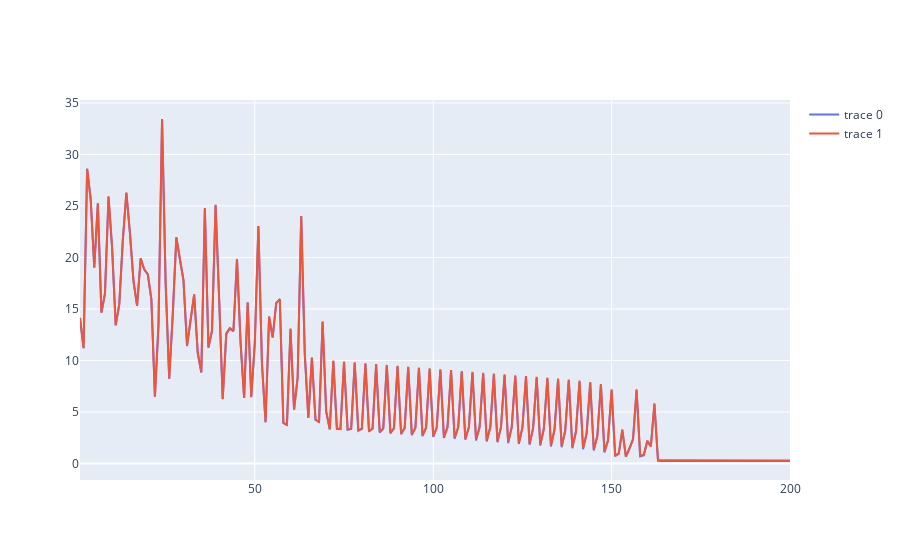

Source (notebook cell):
### Code cell
losses = pd.DataFrame(sorting_hat.losses)
fig = go.Figure()
fig.add_trace(go.Line(x = losses['step'], y = losses['train_loss']))
fig.add_trace(go.Line(x = losses['step'], y = losses['test_loss']))
fig.show()

### Figure 1 — Plotly figure (JSON) as saved in the notebook; plotly's stock layout.template omitted (floating-point values rounded to 4 significant figures; data arrays with more than 128 entries replaced by an {"elided": "..."} marker saying what was removed)
{"data": [{"type": "scatter", "x": {"elided": "200 int values"}, "y": {"elided": "200 float values"}}, {"type": "scatter", "x": {"elided": "200 int values"}, "y": {"elided": "200 float values"}}], "layout": {}}
